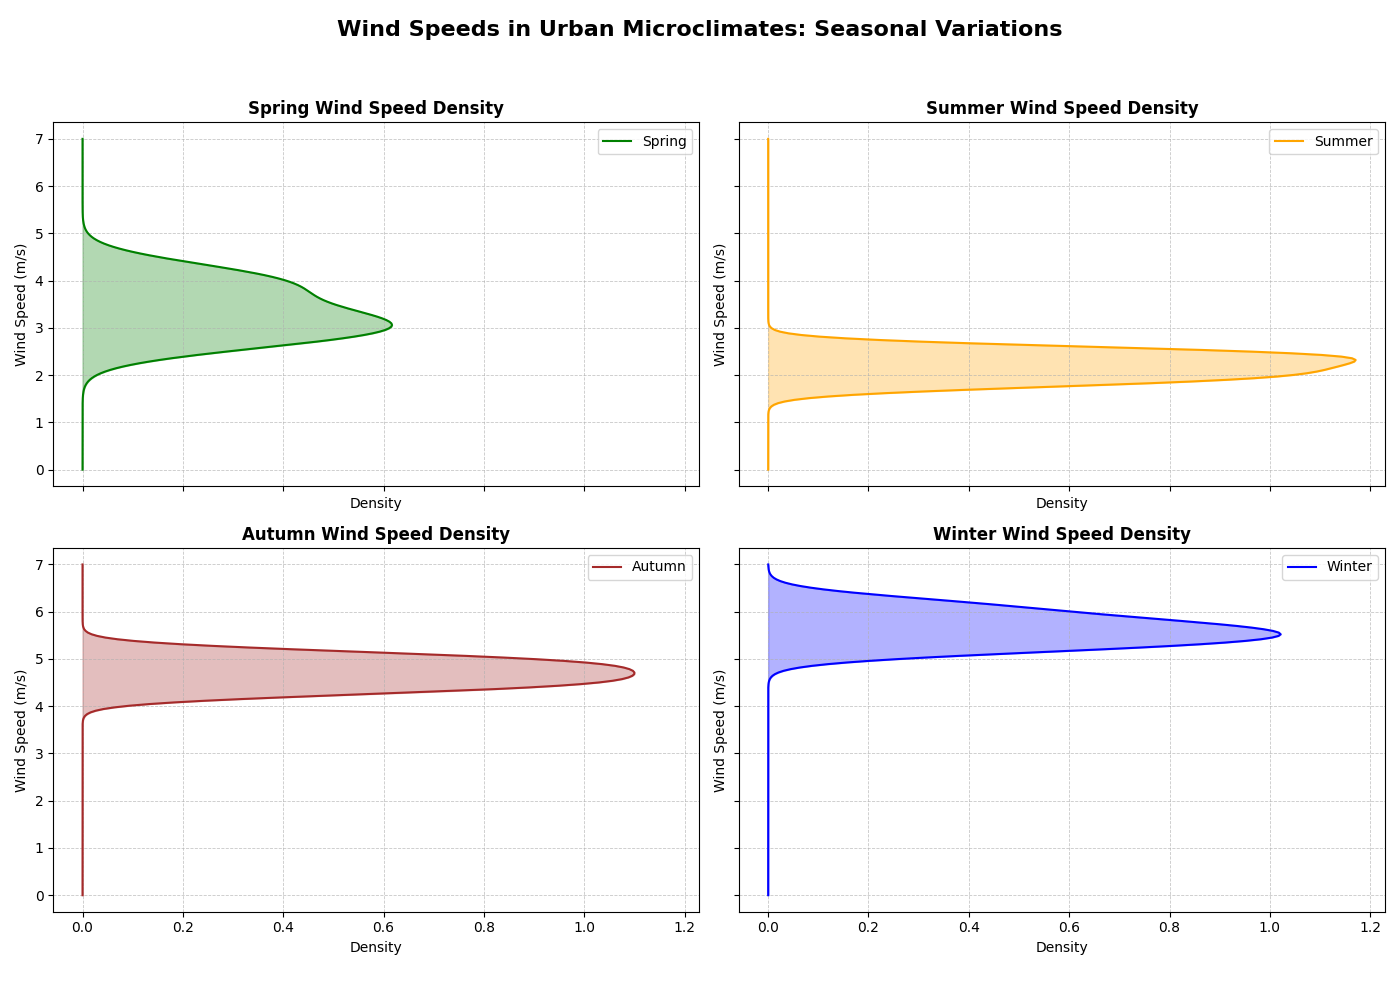

Here is the Python script that generated this plot:
import matplotlib.pyplot as plt
import numpy as np
from scipy.stats import gaussian_kde

spring_wind_speeds = np.array([3.2, 2.8, 3.5, 4.0, 3.1, 2.7, 3.8, 3.0, 4.2])
summer_wind_speeds = np.array([2.0, 1.8, 2.2, 2.5, 2.5, 1.9, 2.3, 2.4, 2.1])
autumn_wind_speeds = np.array([4.5, 4.3, 4.6, 5.0, 4.8, 4.7, 4.4, 4.9, 5.1])
winter_wind_speeds = np.array([5.5, 5.2, 5.8, 6.0, 5.6, 5.4, 5.7, 5.3, 6.2])

fig, ax = plt.subplots(2, 2, figsize=(14, 10), sharex=True, sharey=True)
seasons = ['Spring', 'Summer', 'Autumn', 'Winter']
wind_speed_data = [spring_wind_speeds, summer_wind_speeds, autumn_wind_speeds, winter_wind_speeds]
colors = ['green', 'orange', 'brown', 'blue']

for i, (ax_, season, data, color) in enumerate(zip(ax.flatten(), seasons, wind_speed_data, colors)):
    density = gaussian_kde(data)
    y_vals = np.linspace(0, 7, 200)
    x_vals = density(y_vals)

    ax_.plot(x_vals, y_vals, color=color, label=f'{season}')
    ax_.fill_betweenx(y_vals, 0, x_vals, color=color, alpha=0.3)
    ax_.set_title(f'{season} Wind Speed Density', fontsize=12, fontweight='bold')
    ax_.set_ylabel('Wind Speed (m/s)', fontsize=10)
    ax_.set_xlabel('Density', fontsize=10)
    ax_.legend(loc='upper right')
    ax_.grid(True, linestyle='--', linewidth=0.6, alpha=0.7)

fig.suptitle("Wind Speeds in Urban Microclimates: Seasonal Variations", fontsize=16, fontweight='bold')
plt.tight_layout(rect=[0, 0.03, 1, 0.95])
plt.show()
